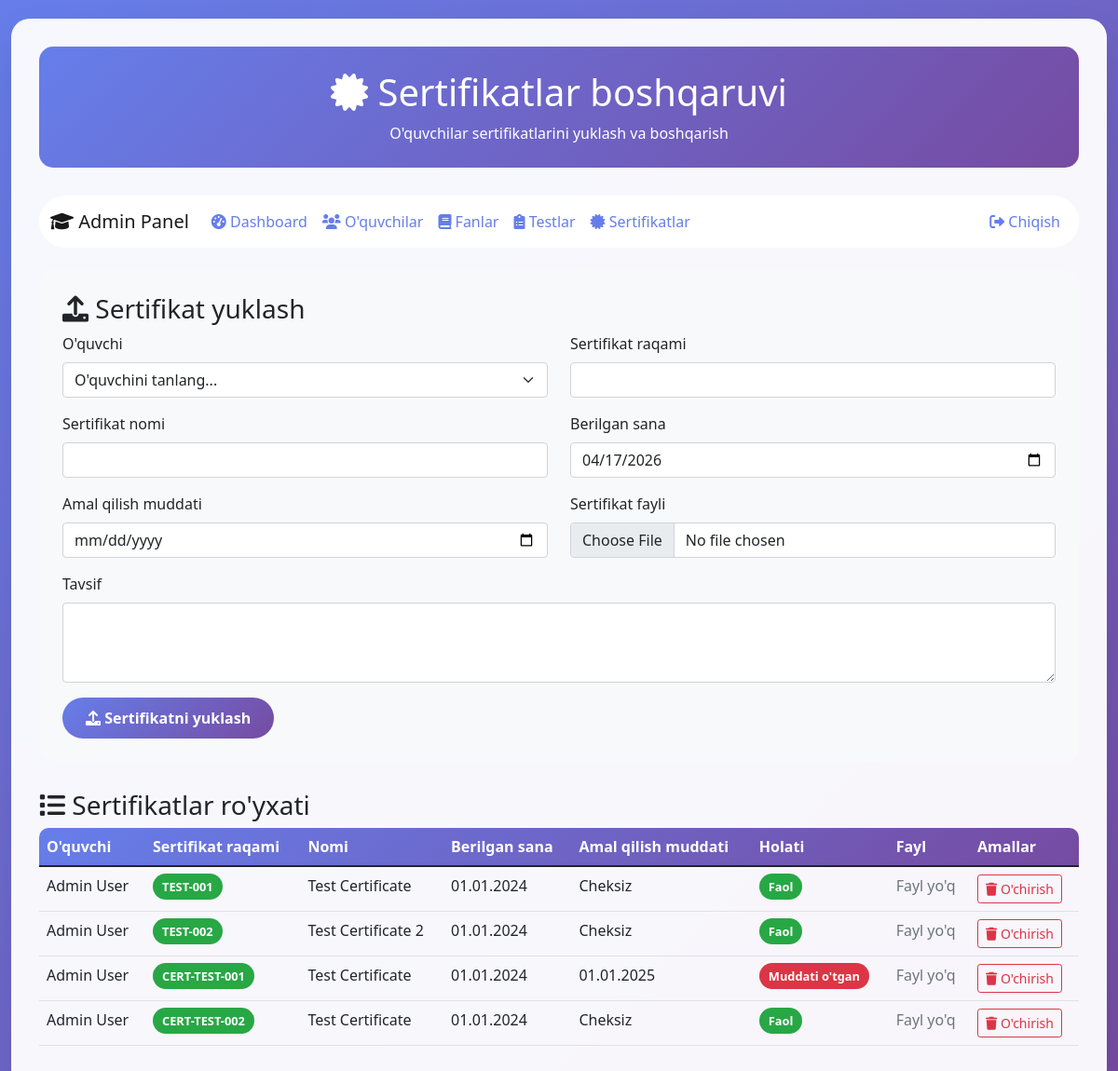
Page /admin/certificates (signed in) on the committed database.
### app.py (models this page shows)
class Certificate(db.Model):
    __tablename__ = 'certificate'
    id = db.Column(db.Integer, primary_key=True)
    user_id = db.Column(db.Integer, db.ForeignKey('user.id'), nullable=False)
    certificate_number = db.Column(db.String(50), unique=True, nullable=False)
    title = db.Column(db.String(200), nullable=False)
    description = db.Column(db.Text)
    issue_date = db.Column(db.DateTime, nullable=False)
    expiry_date = db.Column(db.DateTime)
    file_path = db.Column(db.String(500))
    is_active = db.Column(db.Boolean, default=True)
    created_at = db.Column(db.DateTime, nullable=False)
    user = db.relationship('User', backref=db.backref('certificates', lazy=True, cascade='all, delete-orphan'))

class User(db.Model):
    __tablename__ = 'user'
    id = db.Column(db.Integer, primary_key=True)
    username = db.Column(db.String(80), unique=True, nullable=False, index=True)
    password_hash = db.Column(db.String(255), nullable=False)
    first_name = db.Column(db.String(50), nullable=False)
    last_name = db.Column(db.String(50), nullable=False)
    is_admin = db.Column(db.Boolean, default=False)
    is_group_leader = db.Column(db.Boolean, default=False)
    needs_password_change = db.Column(db.Boolean, default=False)
    group_id = db.Column(db.Integer, db.ForeignKey('group.id'), nullable=True)
    group = db.relationship('Group', backref=db.backref('students', lazy=True, cascade='all, delete-orphan'), foreign_keys=[group_id])
    test_registrations = db.relationship('TestRegistration', backref='student', lazy=True, cascade='all, delete-orphan')
    test_results = db.relationship('TestResult', backref='student', lazy=True, cascade='all, delete-orphan')
    difficult_topics = db.relationship('DifficultTopic', backref='student', lazy=True, cascade='all, delete-orphan')

### app.py (the view)
@app.route('/admin/certificates')
def admin_certificates():
    if not session.get('logged_in', False) or not session.get('is_admin', False):
        return redirect(url_for('login'))
    certificates = Certificate.query.all()
    students = User.query.filter_by(is_admin=False, is_group_leader=False).all()
    return render_template('admin_certificates.html', certificates=certificates, students=students)

### app.py (called while the page is built, shortened)
@app.context_processor
def inject_user():
    class CurrentUser:
        def __init__(self):
            self.is_authenticated = session.get('logged_in', False)
            self.is_admin = session.get('is_admin', False)
            self.is_group_leader = session.get('is_group_leader', False)
            self.username = session.get('username', '')
            self.id = session.get('user_id', None)
    return dict(current_user=CurrentUser(), datetime=datetime)

### templates/admin_certificates.html (shortened to what this page needs)
<!DOCTYPE html>
<html lang="uz">
<head>
    <link href="https://cdn.jsdelivr.net/npm/bootstrap@5.1.3/dist/css/bootstrap.min.css" rel="stylesheet">
    <link href="https://cdnjs.cloudflare.com/ajax/libs/font-awesome/6.0.0/css/all.min.css" rel="stylesheet">
</head>
<body>
    <div class="container-fluid">
        <div class="main-container">
            <div class="header-section">
                <h1><i class="fas fa-certificate"></i> Sertifikatlar boshqaruvi</h1>
                <p class="mb-0">O'quvchilar sertifikatlarini yuklash va boshqarish</p>
            </div>
            <nav class="navbar navbar-expand-lg navbar-light bg-white rounded-pill mb-4">
                <div class="container-fluid">
                    <a class="navbar-brand" href="{{ url_for('admin_dashboard') }}">
                        <i class="fas fa-graduation-cap"></i> Admin Panel
                    </a>
                    <div class="collapse navbar-collapse" id="navbarNav">
                        <ul class="navbar-nav me-auto">
                            <li class="nav-item">
                                <a class="nav-link" href="{{ url_for('admin_dashboard') }}">
                                    <i class="fas fa-tachometer-alt"></i> Dashboard
                                </a>
                            </li>
                            <li class="nav-item">
                                <a class="nav-link" href="{{ url_for('admin_students') }}">
                                    <i class="fas fa-users"></i> O'quvchilar
                                </a>
                            </li>
                            <li class="nav-item">
                                <a class="nav-link" href="{{ url_for('admin_subjects') }}">
                                    <i class="fas fa-book"></i> Fanlar
                                </a>
                            </li>
                            <li class="nav-item">
                                <a class="nav-link" href="{{ url_for('admin_tests') }}">
                                    <i class="fas fa-clipboard-list"></i> Testlar
                                </a>
                            </li>
                            <li class="nav-item">
                                <a class="nav-link active" href="{{ url_for('admin_certificates') }}">
                                    <i class="fas fa-certificate"></i> Sertifikatlar
                                </a>
                            </li>
                        </ul>
                        <ul class="navbar-nav">
                            <li class="nav-item">
                                <a class="nav-link" href="{{ url_for('logout') }}">
                                    <i class="fas fa-sign-out-alt"></i> Chiqish
                                </a>
                            </li>
                        </ul>
                    </div>
                </div>
            </nav>
            <div class="upload-section">
                <h3><i class="fas fa-upload"></i> Sertifikat yuklash</h3>
                <form method="POST" action="{{ url_for('admin_upload_certificate') }}" enctype="multipart/form-data">
                    <div class="row">
                        <div class="col-md-6 mb-3">
                            <label for="user_id" class="form-label">O'quvchi</label>
                            <select class="form-select" id="user_id" name="user_id" required>
                                <option value="">O'quvchini tanlang...</option>
                            </select>
                        </div>
                        <div class="col-md-6 mb-3">
                            <label for="certificate_number" class="form-label">Sertifikat raqami</label>
                            <input type="text" class="form-control" id="certificate_number" name="certificate_number" required>
                        </div>
                        <div class="col-md-6 mb-3">
                            <label for="title" class="form-label">Sertifikat nomi</label>
                            <input type="text" class="form-control" id="title" name="title" required>
                        </div>
                        <div class="col-md-6 mb-3">
                            <label for="issue_date" class="form-label">Berilgan sana</label>
                            <input type="date" class="form-control" id="issue_date" name="issue_date" required>
                        </div>
                        <div class="col-md-6 mb-3">
                            <label for="expiry_date" class="form-label">Amal qilish muddati</label>
                            <input type="date" class="form-control" id="expiry_date" name="expiry_date">
                        </div>
                        <div class="col-md-6 mb-3">
                            <label for="certificate_file" class="form-label">Sertifikat fayli</label>
                            <input type="file" class="form-control" id="certificate_file" name="certificate_file" accept=".pdf,.jpg,.jpeg,.png">
                        </div>
                        <div class="col-12 mb-3">
                            <label for="description" class="form-label">Tavsif</label>
                            <textarea class="form-control" id="description" name="description" rows="3"></textarea>
                        </div>
                        <div class="col-12">
                            <button type="submit" class="btn btn-custom">
                                <i class="fas fa-upload"></i> Sertifikatni yuklash
                            </button>
                        </div>
                    </div>
                </form>
            </div>
            <div class="certificate-list">
                <h3><i class="fas fa-list"></i> Sertifikatlar ro'yxati</h3>
                {% if certificates %}
                    <div class="table-responsive">
                        <table class="table table-hover">
                            <thead>
                                <tr>
                                    <th>O'quvchi</th>
                                    <th>Sertifikat raqami</th>
                                    <th>Nomi</th>
                                    <th>Berilgan sana</th>
                                    <th>Amal qilish muddati</th>
                                    <th>Holati</th>
                                    <th>Fayl</th>
                                    <th>Amallar</th>
                                </tr>
                            </thead>
                            <tbody>
                                {% for cert in certificates %}
                                    <tr>
                                        <td>{{ cert.user.first_name }} {{ cert.user.last_name }}</td>
                                        <td><span class="certificate-number">{{ cert.certificate_number }}</span></td>
                                        <td>{{ cert.title }}</td>
                                        <td>{{ cert.issue_date.strftime('%d.%m.%Y') }}</td>
                                        <td>
                                            {% if cert.expiry_date %}
                                                {{ cert.expiry_date.strftime('%d.%m.%Y') }}
                                            {% else %}
                                                Cheksiz
                                            {% endif %}
                                        </td>
                                        <td>
                                            {% set now = datetime.now() %}
                                            {% if cert.expiry_date and cert.expiry_date < now %}
                                                <span class="status-badge status-expired">Muddati o'tgan</span>
                                            {% else %}
                                                <span class="status-badge status-active">Faol</span>
                                            {% endif %}
                                        </td>
                                        <td>
                                            {% if cert.file_path %}
                                                <a href="{{ url_for('static', filename=cert.file_path) }}" target="_blank" class="btn btn-sm btn-outline-primary">
                                                    <i class="fas fa-eye"></i> Ko'rish
                                                </a>
                                            {% else %}
                                                <span class="text-muted">Fayl yo'q</span>
                                            {% endif %}
                                        </td>
                                        <td>
                                            <form method="POST" action="{{ url_for('admin_delete_certificate', certificate_id=cert.id) }}" onsubmit="return confirm('Sertifikatni o\'chirishga ishonchingiz komilmi?')">
                                                <button type="submit" class="btn btn-sm btn-outline-danger">
                                                    <i class="fas fa-trash"></i> O'chirish
                                                </button>
                                            </form>
                                        </td>
                                    </tr>
                                {% endfor %}
                            </tbody>
                        </table>
                    </div>
                {% else %}
                    <div class="text-center py-5">
                        <i class="fas fa-certificate fa-3x text-muted mb-3"></i>
                        <h4 class="text-muted">Sertifikatlar hozircha yo'q</h4>
                        <p class="text-muted">Birinchi sertifikatni yuklash uchun yuqoridagi formadan foydalaning</p>
                    </div>
                {% endif %}
            </div>
        </div>
    </div>
</body>
</html>

### templates/admin_certificates.html (style rules this page uses)
body { background: linear-gradient(135deg, #667eea 0%, #764ba2 100%); min-height: 100vh; font-family: 'Segoe UI', Tahoma, Geneva, Verdana, sans-serif; }
.main-container { background: rgba(255, 255, 255, 0.95); border-radius: 20px; box-shadow: 0 20px 40px rgba(0, 0, 0, 0.1); margin: 20px auto; max-width: 1200px; padding: 30px; }
.header-section { background: linear-gradient(135deg, #667eea 0%, #764ba2 100%); color: white; padding: 25px; border-radius: 15px; margin-bottom: 30px; text-align: center; }
.certificate-number { background: #28a745; color: white; padding: 5px 10px; border-radius: 20px; font-size: 0.8rem; font-weight: bold; }
.upload-section { background: #f8f9fa; border-radius: 15px; padding: 25px; margin-bottom: 30px; }
.btn-custom { background: linear-gradient(135deg, #667eea 0%, #764ba2 100%); color: white; border: none; padding: 10px 25px; border-radius: 25px; font-weight: bold; transition: all 0.3s ease; }
.nav-link { color: #667eea !important; font-weight: 500; transition: all 0.3s ease; }
.table-responsive { border-radius: 10px; overflow: hidden; }
.table thead { background: linear-gradient(135deg, #667eea 0%, #764ba2 100%); color: white; }
.status-badge { padding: 5px 10px; border-radius: 20px; font-size: 0.8rem; font-weight: bold; }
.status-active { background: #28a745; color: white; }
.status-expired { background: #dc3545; color: white; }

### rows in the picture
Certificate: user.first_name "Admin", user.last_name "User", certificate_number "TEST-001", title "Test Certificate", issue_date "01.01.2024", shows "Cheksiz", shows "Faol", shows "Fayl yo'q"
Certificate: user.first_name "Admin", user.last_name "User", certificate_number "TEST-002", title "Test Certificate 2", issue_date "01.01.2024", shows "Cheksiz", shows "Faol", shows "Fayl yo'q"
Certificate: user.first_name "Admin", user.last_name "User", certificate_number "CERT-TEST-001", title "Test Certificate", issue_date "01.01.2024", expiry_date "01.01.2025", shows "Muddati o'tgan", shows "Fayl yo'q"
Certificate: user.first_name "Admin", user.last_name "User", certificate_number "CERT-TEST-002", title "Test Certificate", issue_date "01.01.2024", shows "Cheksiz", shows "Faol", shows "Fayl yo'q"
